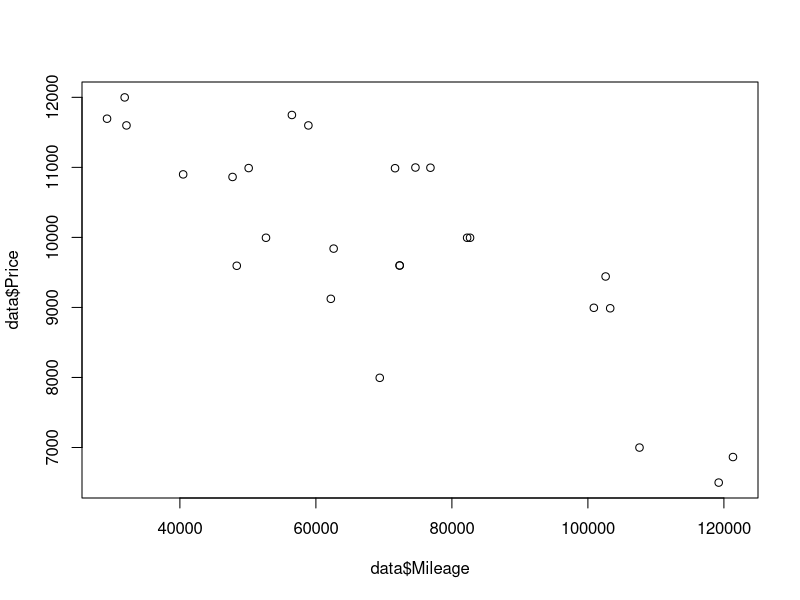

This chart was generated by the following R code:

data <-   read.csv("Kia.csv")

plot(data$Mileage, data$Price)

model <- nls(Price ~ pmax*Mileage/(Mileage+M50)*Year/(Year+Y50),
             start = list(pmax = 12000, M50 = 40000, Y50 = 10), data = data)

pred <- predict(model, newdata=data[1:2])
